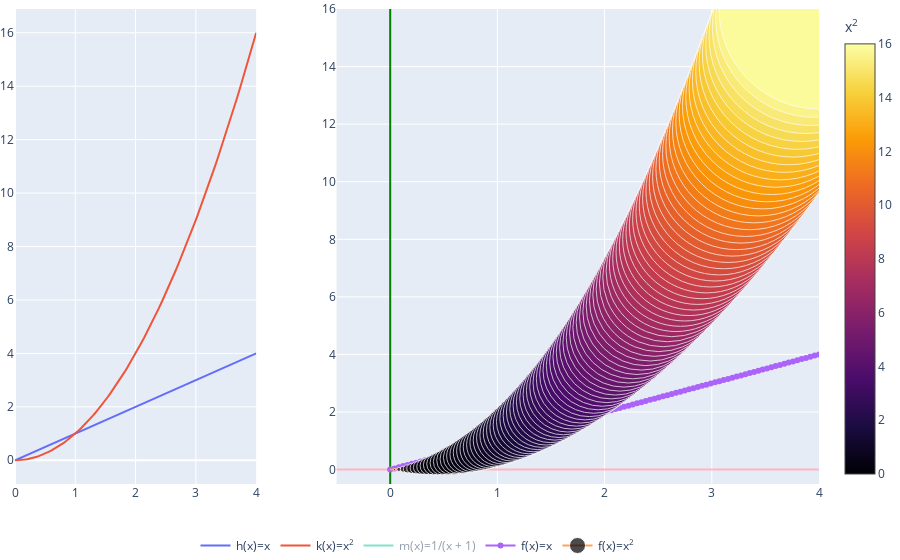

Here is the notebook cell this chart was saved with:
### Code cell
fig = make_subplots(rows=1, cols=2, column_widths=[1, 2]) # соотношение

fig.update_yaxes(range=[-0.5, 16], zeroline=True, zerolinewidth=2, zerolinecolor='LightPink', col=2) # row = 1 default

fig.update_xaxes(range=[-0.5, 4], zeroline=True, zerolinewidth=2, zerolinecolor='#008000', col=2)

fig.add_trace(go.Scatter(x=x, y=x,  name='h(x)=x'), 1, 1)

fig.add_trace(go.Scatter(x=x, y=x ** 2,  name='k(x)=x<sup>2</sup>'), 1, 1)

fig.add_trace(go.Scatter(visible='legendonly', x=x, y=1/(x + 1),  name='m(x)=1/(x + 1)'), 1, 1) # visible - показываем сначала график или нет

fig.add_trace(go.Scatter(x=x, y=x, mode='lines+markers', name='f(x)=x'), 1, 2)

fig.add_trace(go.Scatter(x=x, y=x ** 2, mode='lines+markers',  name='f(x)=x<sup>2</sup>', 
                         marker=dict(color=x ** 2, colorbar=dict(title="x<sup>2</sup>"), colorscale='Inferno', size=50*abs(x))
                        ), 1, 2)
fig.update_layout(legend_orientation="h",
                  legend=dict(x=.5, xanchor="center"),
                  hovermode="x",
                  margin=dict(l=0, r=0, t=0, b=0))
fig.update_traces(hoverinfo="all", hovertemplate="Аргумент: %{x}<br>Функция: %{y}")

fig.show()
